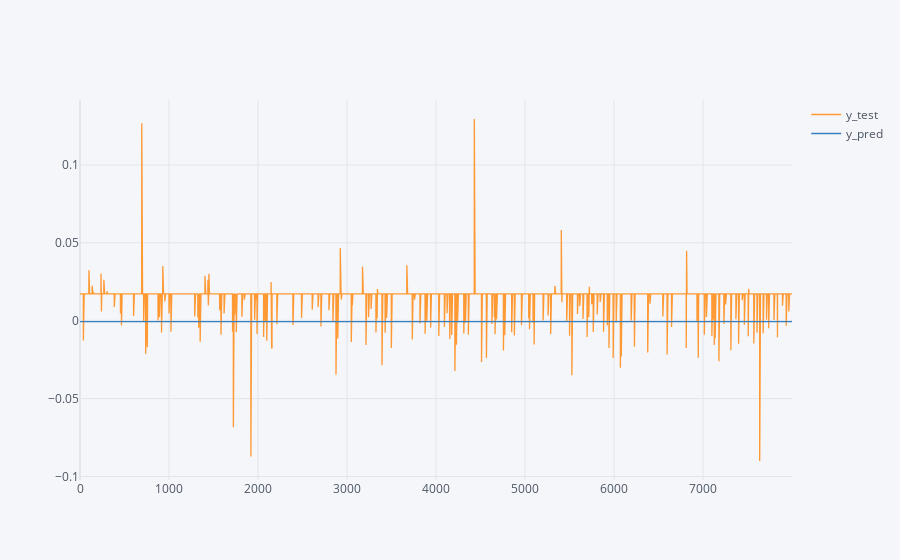

The cell this chart's notebook holds for it:
### Code cell
RetPlusOne.iplot()

### Figure 1 — Plotly figure (JSON) as saved in the notebook; plotly's stock layout.template omitted (floating-point values rounded to 4 significant figures; data arrays with more than 128 entries replaced by an {"elided": "..."} marker saying what was removed)
{"data": [{"line": {"color": "rgba(255, 153, 51, 1.0)", "dash": "solid", "shape": "linear", "width": 1.3}, "mode": "lines", "name": "y_test", "text": "", "type": "scatter", "x": {"elided": "8000 int values"}, "y": {"elided": "8000 float values"}}, {"line": {"color": "rgba(55, 128, 191, 1.0)", "dash": "solid", "shape": "linear", "width": 1.3}, "mode": "lines", "name": "y_pred", "text": "", "type": "scatter", "x": {"elided": "8000 int values"}, "y": {"elided": "8000 float values"}}], "layout": {"legend": {"bgcolor": "#F5F6F9", "font": {"color": "#4D5663"}}, "paper_bgcolor": "#F5F6F9", "plot_bgcolor": "#F5F6F9", "title": {"font": {"color": "#4D5663"}}, "xaxis": {"gridcolor": "#E1E5ED", "showgrid": true, "tickfont": {"color": "#4D5663"}, "title": {"font": {"color": "#4D5663"}, "text": ""}, "zerolinecolor": "#E1E5ED"}, "yaxis": {"gridcolor": "#E1E5ED", "showgrid": true, "tickfont": {"color": "#4D5663"}, "title": {"font": {"color": "#4D5663"}, "text": ""}, "zerolinecolor": "#E1E5ED"}}}
